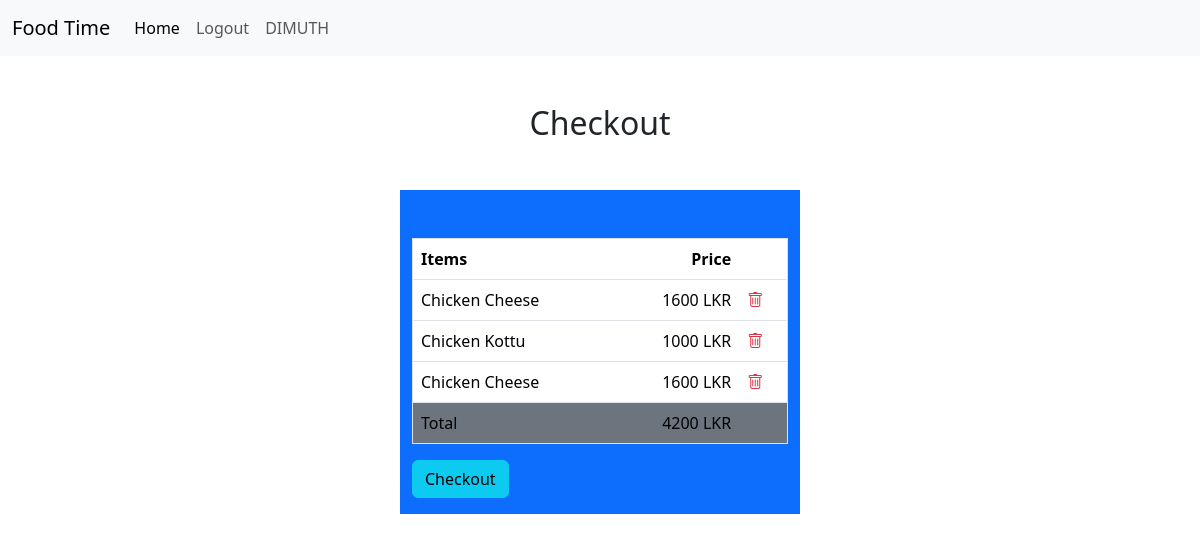
The page /checkout.php (signed in) on the database its author committed.
### tables this page shows
CREATE TABLE `checkout` (
  `id` int(255) NOT NULL,
  `userName` varchar(255) NOT NULL,
  `item` varchar(255) NOT NULL,
  `balance` decimal(10,0) NOT NULL
);

### checkout.php (the view, shortened to what this page needs)
<?php
include "./includes/db.inc.php";
$userLoginIcon = $_SESSION["username"];
$totalB = 0;
?>
<!DOCTYPE html>
<html lang="en">
<head>
    <link href="https://cdn.jsdelivr.net/npm/bootstrap@5.3.3/dist/css/bootstrap.min.css" rel="stylesheet">
    <link rel="stylesheet" href="https://cdn.jsdelivr.net/npm/bootstrap-icons@1.11.3/font/bootstrap-icons.min.css">
</head>
<body>
    <nav class="navbar navbar-expand-lg bg-body-tertiary">
        <div class="container-fluid">
            <a class="navbar-brand" href="#">Food Time</a>
            <div class="collapse navbar-collapse" id="navbarNavAltMarkup">
                <div class="navbar-nav">
                    <a class="nav-link active" aria-current="page" href="./index.php">Home</a>
                    <?php
                    if ($userLoginIcon) {
                        echo "<a class='nav-link' href='./includes/logout.inc.php'>Logout</a>";
                    } ?>
                    <a class="nav-link" href="#">
                        <?Php
                        echo strtoupper($userLoginIcon);
                        ?>
                    </a>
                </div>
            </div>
        </div>
    </nav>
    <h2 class="mt-5 text-center">Checkout</h2>
    <div class="container col-4 m-auto bg-primary mt-5 pt-5">
        <table class="table border">
            <thead>
                <tr>
                    <th scope="col">Items</th>
                    <th scope="col" class="text-end">Price</th>
                    <th></th>
                </tr>
            </thead>
            <tbody class="">
                <?php
                $sql = "SELECT * FROM checkout WHERE userName = ?";
                $stmt = $conn->prepare($sql);
                $stmt->bind_param("s", $userLoginIcon);
                $stmt->execute();
                $result = $stmt->get_result();
                if ($result->num_rows > 0) {
                    while ($row = $result->fetch_assoc()) { ?>
                        <tr>
                            <td><?php echo htmlspecialchars($row['item']); ?></td>
                            <td class="text-end"><?php echo htmlspecialchars($row['balance']); ?> LKR</td>
                            <td><a href="<?php echo '../includes/delete.php?id=' . $row['id'] . '&type=checkout&page=checkout'; ?>"><i class="bi bi-trash text-danger"></i></a></td>
                        </tr>
                        <?php $totalB += $row['balance']; ?>
                <?php }
                }
                ?>
                <tr class="bg-primary">
                    <td class="bg-secondary">Total</td>
                    <td class="bg-secondary text-end">
                        <?php
                        echo $totalB . " LKR";
                        ?>
                    </td>
                    <td class="bg-secondary">
                    </td>
                </tr>
            </tbody>
        </table>
        <button type="button" class="btn btn-info mb-3 text-black">Checkout</button></button>
    </div>
</body>
</html>

### rows shown on the page
checkout: item "Chicken Cheese", balance "1600"
checkout: item "Chicken Kottu", balance "1000"
checkout: item "Chicken Cheese", balance "1600"

### other values the page prints
$userLoginIcon "DIMUTH"
$totalB "4200"
